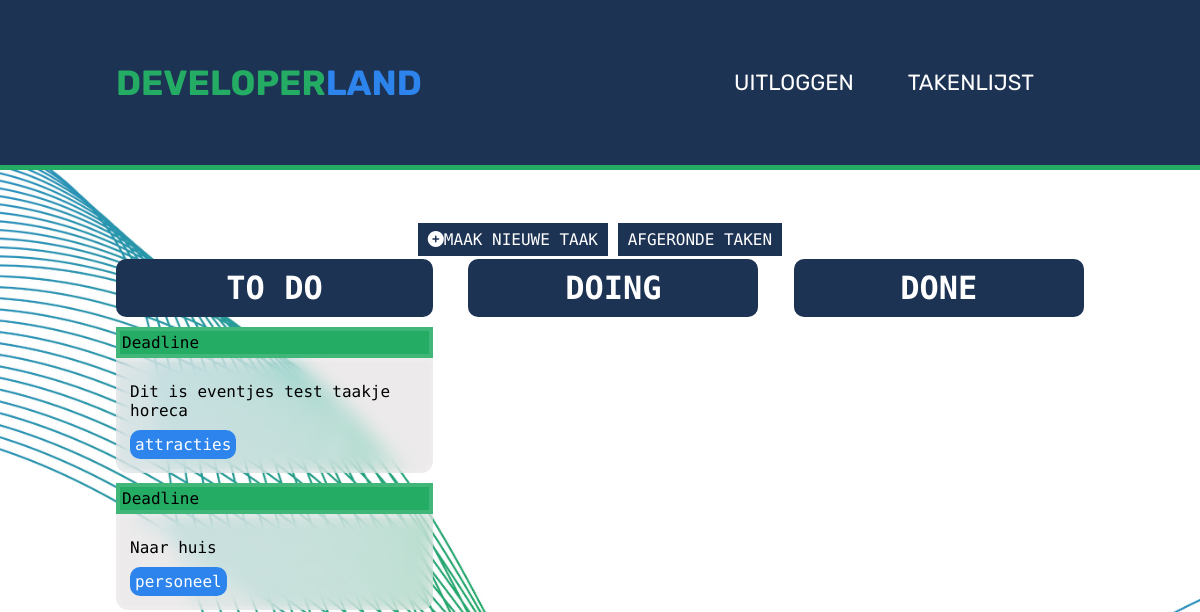
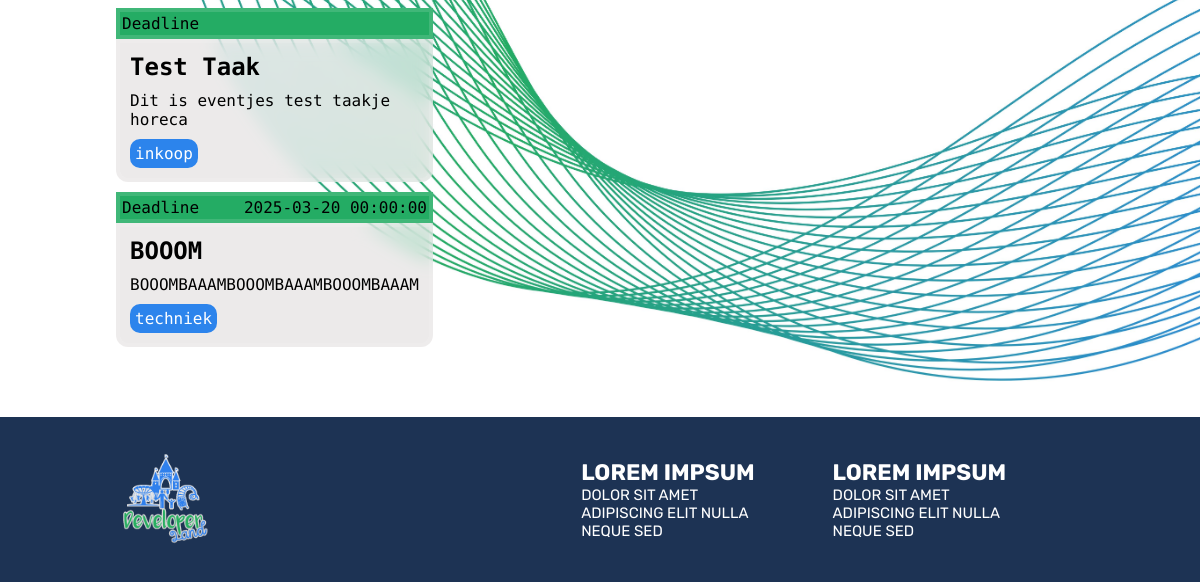
Before: /tasks/index.php (signed in) with the older database file (2 pictures, top to bottom).
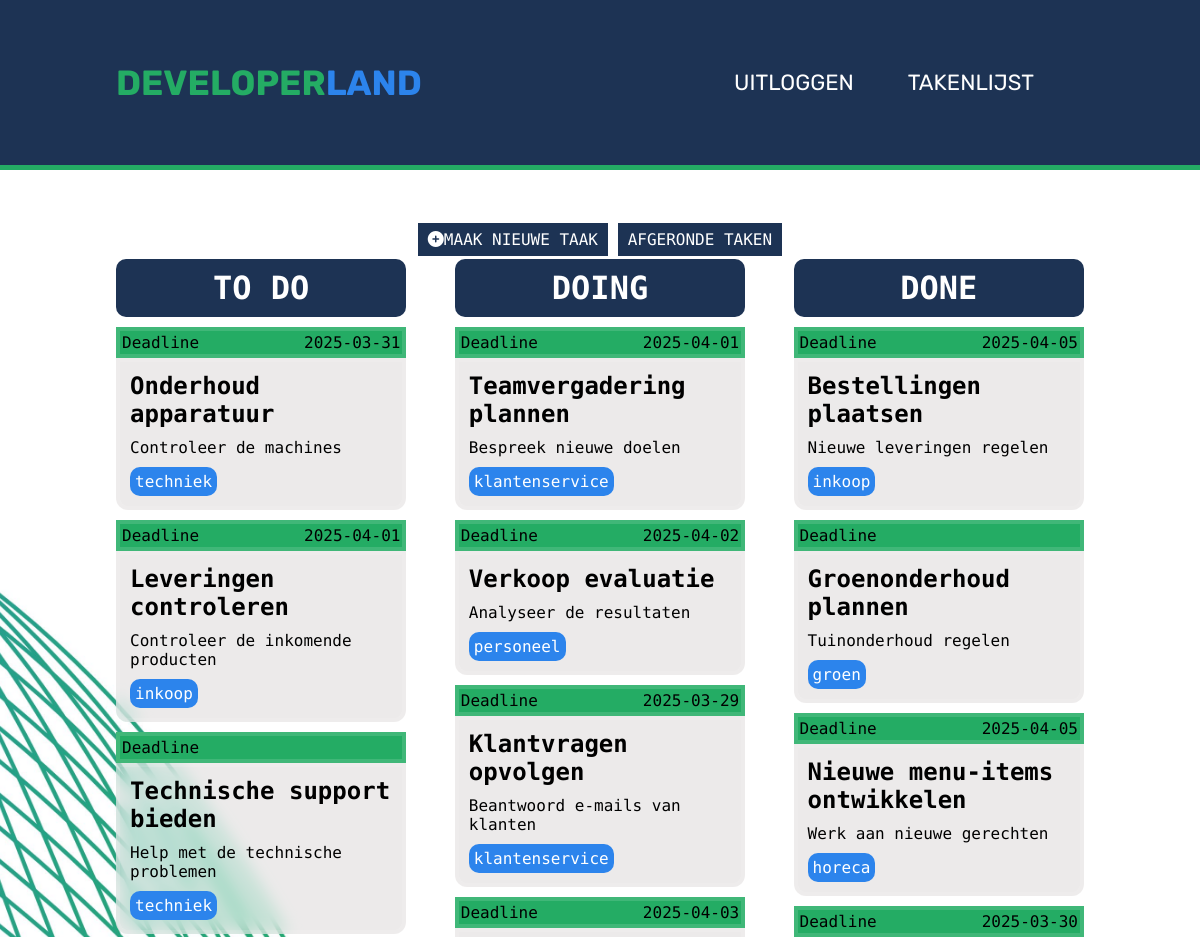
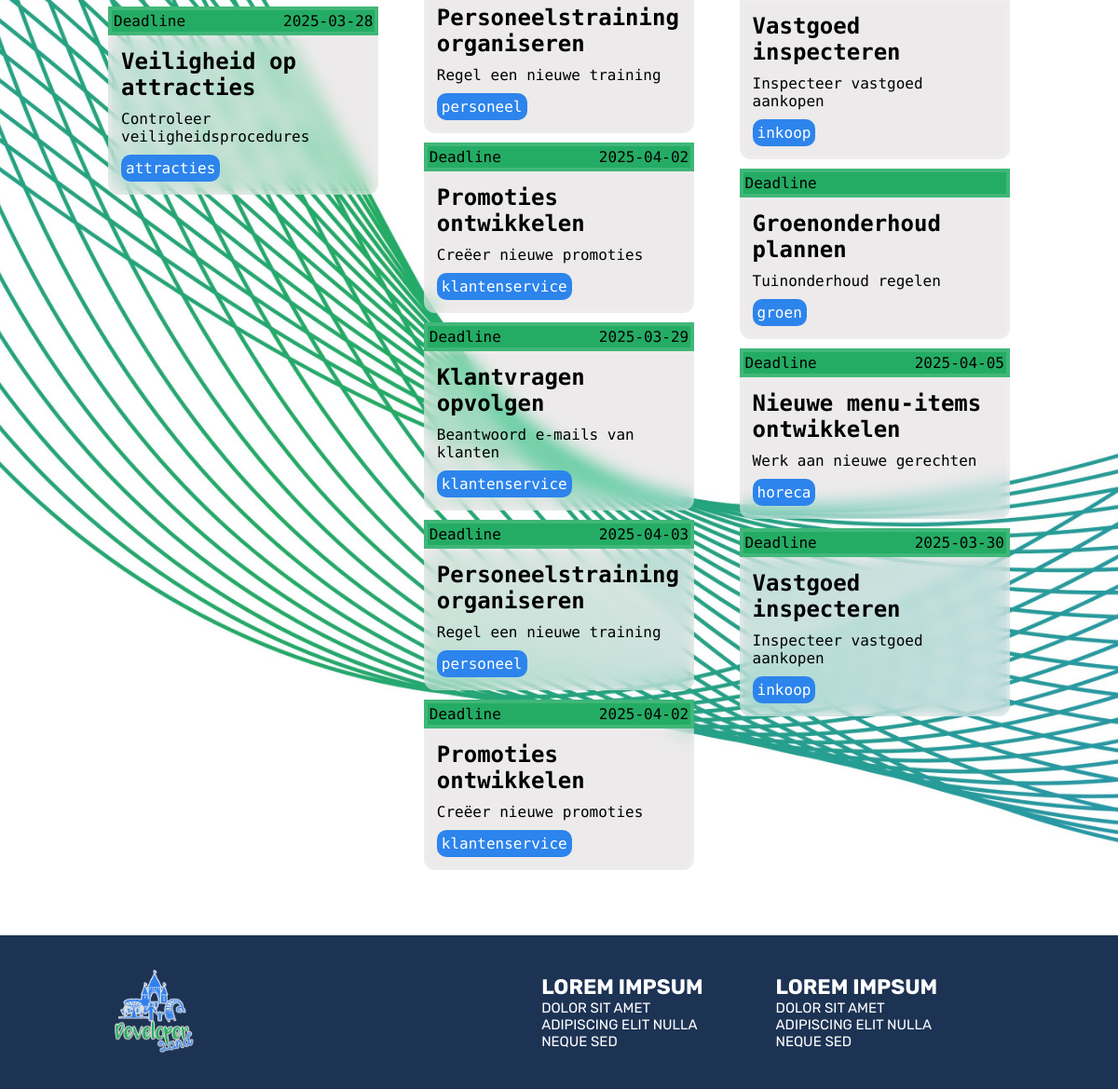
After: the same page with the newer database file (2 pictures, top to bottom).
### tables this page shows
CREATE TABLE `takenlijst` (
  `id` int NOT NULL,
  `user_id` int NOT NULL,
  `title` varchar(255) NOT NULL,
  `afdeling` varchar(255) NOT NULL,
  `beschrijving` varchar(255) DEFAULT NULL,
  `status` varchar(255) NOT NULL,
  `datetime` datetime NOT NULL DEFAULT CURRENT_TIMESTAMP,
  `deadline` date DEFAULT NULL
);

### config/config.php (called while the page is built, shortened)
<?php
$base_url = 'http://localhost/Takenlijst';

### tasks/index.php (the view, shortened to what this page needs)
<?php require_once("../config/conn.php") ?>
<?php require_once("../config/config.php") ?>
<!DOCTYPE html>
<html lang="en">
<?php require_once '../public/resources/views/components/head.php'; ?>
<body>
    <?php require_once "../public/resources/views/components/header.php" ?>
    <?php
    $queryTodo = "SELECT * FROM takenlijst WHERE status = 'todo'";
    $queryDoing = "SELECT * FROM takenlijst WHERE status = 'doing'";
    $queryDone = "SELECT * FROM takenlijst WHERE status = 'done'";
    $statementTodo = $conn->prepare($queryTodo);
    $statementTodo->execute();
    $tableTodo = $statementTodo->fetchAll(PDO::FETCH_ASSOC);
    $statementDoing = $conn->prepare($queryDoing);
    $statementDoing->execute();
    $tableDoing = $statementDoing->fetchAll(PDO::FETCH_ASSOC);
    $statementDone = $conn->prepare($queryDone);
    $statementDone->execute();
    $tableDone = $statementDone->fetchAll(PDO::FETCH_ASSOC);
    ?>
    <main class="tasksOverview">
        <div class="wrapper">
            <div class="filterBar">
                <a href="<?php echo $base_url ?>/tasks/create.php"><i class="fa-solid fa-circle-plus"></i>Maak nieuwe taak</a>
                <a href="<?php echo $base_url ?>/tasks/done.php">Afgeronde taken</a>
            </div>
            <div class="tables">
                <table class="table todo">
                    <thead>
                        <tr>
                            <th>To do</th>
                        </tr>
                    </thead>
                    <tbody>
                        <?php foreach ($tableTodo as $item): ?>
                            <tr>
                                <td>
                                    <div class="deadline">
                                        <p>Deadline </p>
                                        <p><?php echo $item['deadline'] ? $item['deadline'] : ''; ?></p>
                                    </div>
                                    <div class="taskCard">
                                        <h2><?php echo $item['title']; ?></h2>
                                        <p class="description"><?php echo $item['beschrijving']; ?></p>
                                        <p class="department"><?php echo $item['afdeling']; ?></p>
                                    </div>
                                </td>
                            </tr>
                        <?php endforeach; ?>
                    </tbody>
                </table>
                <table class="table doing">
                    <thead>
                        <tr>
                            <th>Doing</th>
                        </tr>
                    </thead>
                    <tbody>
                        <?php foreach ($tableDoing as $item): ?>
                            <tr>
                                <td>
                                    <div class="deadline">
                                        <p>Deadline </p>
                                        <p><?php echo $item['deadline'] ? $item['deadline'] : ''; ?></p>
                                    </div>
                                    <div class="taskCard">
                                        <h2><?php echo $item['title']; ?></h2>
                                        <p class="description"><?php echo $item['beschrijving']; ?></p>
                                        <p class="department"><?php echo $item['afdeling']; ?></p>
                                    </div>
                                </td>
                            </tr>
                        <?php endforeach; ?>
                    </tbody>
                </table>
                <table class="table done">
                    <thead>
                        <tr>
                            <th>Done</th>
                        </tr>
                    </thead>
                    <tbody>
                        <?php foreach ($tableDone as $item): ?>
                            <tr>
                                <td>
                                    <div class="deadline">
                                        <p>Deadline </p>
                                        <p><?php echo $item['deadline'] ? $item['deadline'] : ''; ?></p>
                                    </div>
                                    <div class="taskCard">
                                        <h2><?php echo $item['title']; ?></h2>
                                        <p class="description"><?php echo $item['beschrijving']; ?></p>
                                        <p class="department"><?php echo $item['afdeling']; ?></p>
                                    </div>
                                </td>
                            </tr>
                        <?php endforeach; ?>
                    </tbody>
                </table>
            </div>
        </div>
    </main>
    <?php require_once "../public/resources/views/components/footer.php" ?>
</body>
</html>

### public/resources/views/components/head.php (shortened to what this page needs)
<head>
    <link rel="stylesheet" href="<?php echo $base_url ?>/public/css/style.css" type="text/css" />
</head>

### public/resources/views/components/header.php
<header>
    <div class="wrapper">
        <a href="<?php echo $base_url ?>/index.php">
            <h1><span>DEVELOPER</span>LAND</h1>
        </a>
        <nav>
            <?php if (isset($_SESSION['user_id'])): ?>
                <a href="<?php echo $base_url ?>/logout.php">UITLOGGEN</a>
                <a href="<?php echo $base_url; ?>/tasks/index.php">TAKENLIJST</a>
            <?php else: ?>
                <a href="<?php echo $base_url; ?>/login.php">INLOGGEN</a>
            <?php endif; ?>
        </nav>
    </div>
</header>

### public/resources/views/components/footer.php
<footer>
    <div class="wrapper">
        <a href="#">
            <img src="http://localhost/Takenlijst/public/img/logo-big-v2.png" alt="logoV2" id="logoV2">
        </a>
        <div class="extraInfo">
            <div class="extraInfoLeft">
                <h2>LOREM IMPSUM</h2>
                <p>DOLOR SIT AMET </p>
                <p>ADIPISCING ELIT NULLA </p>
                <p>NEQUE SED</p>
            </div>
            <div class="extraInfoRight">
                <h2>LOREM IMPSUM</h2>
                <p>DOLOR SIT AMET </p>
                <p>ADIPISCING ELIT NULLA </p>
                <p>NEQUE SED</p>
            </div>
        </div>
    </div>
</footer>

### public/css/style.css (style rules this page uses)
* { margin: 0; padding: 0; }
.wrapper { width: 968px; margin: 0 auto; }
body { font-family: "Roboto Mono", monospace; font-weight: 400; font-style: normal; height: 1100px; background-color: white; }
header { height: 15%; border-bottom: 5px solid #24ac64; box-shadow: 0 .25rem .5rem 0 rgba(0, 166, 255, 0.05); background-color: #1D3354; font-family: "Rubik", sans-serif; }
header .wrapper { height: 100%; display: flex; justify-content: space-between; align-items: center; flex-direction: row; }
header a { color: white; text-decoration: none; font-size: 22px; padding-right: 50px; }
h1, h1:hover { font-size: 35px; color: #2c84ec; }
span, span:hover { color: #24ac64; }
main { height: 70%; }
main .wrapper { height: 100%; display: flex; align-items: center; justify-content: center; }
.tasksOverview { height: fit-content; background-image: url("../img/backgroundTasks.jpg"); background-position: center; background-size: cover; }
.tasksOverview .wrapper { display: flex; align-items: center; justify-content: center; flex-direction: column; padding-top: 5%; padding-bottom: 5%; }
.filterBar a { background-color: #1D3354; text-decoration: none; color: white; text-transform: uppercase; padding: 7px 10px 7px; }
.filterBar i { color: white; }
.tables { display: flex; flex-direction: row; justify-content: space-between; width: 100%; height: 80%; }
.table { width: 30%; height: 200px; border-spacing: 0 10px; }
th { font-size: 32px; text-transform: uppercase; background-color: #1D3354; color: white; padding: 10px 0px 10px 0px; border-radius: 10px; }
tbody { height: 100%; }
.deadline { padding: 2px; background-color: #24ac64; border: 4px solid rgba(255, 255, 255, 0.125); display: flex; justify-content: space-between; }
.taskCard { padding: 10px; backdrop-filter: blur(9px) saturate(180%); -webkit-backdrop-filter: blur(9px) saturate(180%); background-color: rgba(221, 217, 217, 0.541); border-radius: 0 0 12px 12px; border: 4px solid rgba(255, 255, 255, 0.125); }
.taskCard h2 { padding-bottom: 10px; }
p.department { background-color: #2c84ec; width: fit-content; border-radius: 10px; padding: 5px; color: white; }
p.description { padding-bottom: 10px; }
footer { background-color: #1D3354; height: 15%; font-family: "Rubik", sans-serif; }
footer .wrapper { height: 100%; display: flex; justify-content: space-between; align-items: center; flex-direction: row; }
footer img { height: 100px; }
.extraInfo { width: 60%; display: flex; flex-direction: row; align-items: center; justify-content: space-evenly; color: white; font-size: 15px; }

Changed rows visible on the page:
removed takenlijst: beschrijving "Dit is eventjes test taakje horeca", afdeling "attracties", shown under "DEVELOPERLAND"
removed takenlijst: beschrijving "Naar huis", afdeling "personeel", shown under "DEVELOPERLAND"
removed takenlijst: title "Test Taak", beschrijving "Dit is eventjes test taakje horeca", afdeling "inkoop", shown under "DEVELOPERLAND"
removed takenlijst: deadline "2025-03-20 00:00:00", title "BOOOM", beschrijving "BOOOMBAAAMBOOOMBAAAMBOOOMBAAAM", afdeling "techniek", shown under "DEVELOPERLAND"
added takenlijst: deadline "2025-03-31", title "Onderhoud apparatuur", beschrijving "Controleer de machines", afdeling "techniek", shown under "DEVELOPERLAND"
added takenlijst: deadline "2025-04-01", title "Leveringen controleren", beschrijving "Controleer de inkomende producten", afdeling "inkoop", shown under "DEVELOPERLAND"
added takenlijst: title "Technische support bieden", beschrijving "Help met de technische problemen", afdeling "techniek", shown under "DEVELOPERLAND"
added takenlijst: deadline "2025-03-28", title "Veiligheid op attracties", beschrijving "Controleer veiligheidsprocedures", afdeling "attracties", shown under "DEVELOPERLAND"
added takenlijst: deadline "2025-04-01", title "Teamvergadering plannen", beschrijving "Bespreek nieuwe doelen", afdeling "klantenservice"
added takenlijst: deadline "2025-04-02", title "Verkoop evaluatie", beschrijving "Analyseer de resultaten", afdeling "personeel"
added takenlijst: deadline "2025-03-29", title "Klantvragen opvolgen", beschrijving "Beantwoord e-mails van klanten", afdeling "klantenservice"
added takenlijst: deadline "2025-04-03", title "Personeelstraining organiseren", beschrijving "Regel een nieuwe training", afdeling "personeel"
added takenlijst: deadline "2025-04-02", title "Promoties ontwikkelen", beschrijving "Creëer nieuwe promoties", afdeling "klantenservice"
added takenlijst: deadline "2025-03-29", title "Klantvragen opvolgen", beschrijving "Beantwoord e-mails van klanten", afdeling "klantenservice"
added takenlijst: deadline "2025-04-03", title "Personeelstraining organiseren", beschrijving "Regel een nieuwe training", afdeling "personeel"
added takenlijst: deadline "2025-04-02", title "Promoties ontwikkelen", beschrijving "Creëer nieuwe promoties", afdeling "klantenservice"
added takenlijst: deadline "2025-04-05", title "Bestellingen plaatsen", beschrijving "Nieuwe leveringen regelen", afdeling "inkoop"
added takenlijst: title "Groenonderhoud plannen", beschrijving "Tuinonderhoud regelen", afdeling "groen"
added takenlijst: deadline "2025-04-05", title "Nieuwe menu-items ontwikkelen", beschrijving "Werk aan nieuwe gerechten", afdeling "horeca"
added takenlijst: deadline "2025-03-30", title "Vastgoed inspecteren", beschrijving "Inspecteer vastgoed aankopen", afdeling "inkoop"
added takenlijst: title "Groenonderhoud plannen", beschrijving "Tuinonderhoud regelen", afdeling "groen"
added takenlijst: deadline "2025-04-05", title "Nieuwe menu-items ontwikkelen", beschrijving "Werk aan nieuwe gerechten", afdeling "horeca"
added takenlijst: deadline "2025-03-30", title "Vastgoed inspecteren", beschrijving "Inspecteer vastgoed aankopen", afdeling "inkoop"
